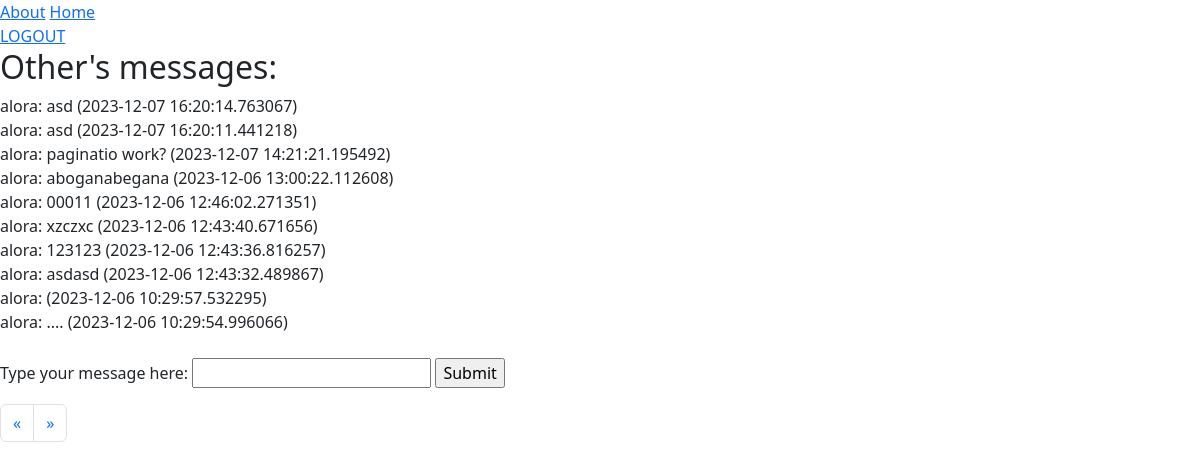
The page /messages/page/1 (signed in) on the database its author committed.
### database_runner.py (models this page shows, shortened)
class Messages(Base):
    __tablename__ = 'messages'
    id = Column('id', Integer, primary_key=True)
    user_id = Column('user_id', ForeignKey('users.id'))
    body = Column('messages', String)
    created_at = Column('date', DateTime(timezone=True))
    def __repr__(self):
        return f'{db.query(Users).filter_by(id=self.user_id)[0].get_name()}: {self.body} ({self.created_at})'

class Users(Base):
    __tablename__ = 'users'
    id = Column(Integer, primary_key=True)
    name = Column('name/login', String)
    def get_name(self):
        return self.name

### app.py (the view, shortened to what this page needs)
@app.route('/messages/page/<int:page_num>', methods=['GET', 'POST'])
def messages_pagination(page_num):
    if 'login' in session:
        login = session['login']
        session.permanent = True
        all_msg_count = db.query(Messages).count()
        messages_per_page = 10  # сколько сообщений на одной странице
        max_pages_count = all_msg_count // messages_per_page
        if all_msg_count % messages_per_page != 0:
            max_pages_count += 1
        if page_num > max_pages_count: #обработка случая, когда пользователь вводит в адерсную строку страницу,
            return redirect(url_for('messages_pagination', page_num=max_pages_count))
        if page_num < 1: #обработка случая "0" в адресной строке
            return redirect(url_for('messages_pagination', page_num=1))
        all_msg = db.query(Messages).all()[::-1]
        msg_left = messages_per_page - (all_msg_count % messages_per_page)
        if page_num == max_pages_count: # берем массив сообщений нужного диапазона
            all_messages = all_msg[
                           page_num * messages_per_page - messages_per_page: page_num * messages_per_page - msg_left]
        else:
            all_messages = all_msg[page_num * messages_per_page - messages_per_page: page_num * messages_per_page]
        url = '/messages/page/'
        if page_num == 1:  # создание ссылки на страницу назад
            previuos = url + str(1)
        else:
            previuos = url + str(page_num - 1)
        if page_num == max_pages_count:  # создание ссылки на страницу вперед
            next = url + str(max_pages_count)
        else:
            next = url + str(page_num + 1)
        message = ''
        return render_template('messages.html', all_messages=all_messages,
                               previuos=previuos,
                               next=next,
                               page_num=page_num)
    else:
        return redirect(url_for('login'))

### templates/messages.html (shortened to what this page needs)
{% extends 'base.html' %}
{% block welcome %}
<a href="/logout">LOGOUT</a>
{% endblock %}
{% block content%}
<h2>Other's messages:</h2>
{% if all_messages %}
    {% for message in all_messages %}
        {{ message }}<br>
    {% endfor %}
{% else %}
Here's nothing yet...
{% endif %}
<br>
<form action="" method="POST">
    <p>
        <label for="message">Type your message here:</label>
        <input type="text" name="message">
        <a href="messages"><input type="submit" name="send_message"></a>
    </p>
</form>
<nav aria-label="Page navigation example">
  <ul class="pagination">
    <li class="page-item">
      <a class="page-link" href={{ previuos }} aria-label="Previous">
        <span aria-hidden="true">&laquo;</span>
      </a>
    </li>
    <li class="page-item">
      <a class="page-link" href={{ next }} aria-label="Next">
        <span aria-hidden="true">&raquo;</span>
      </a>
    </li>
  </ul>
</nav>
{% endblock %}

### rows shown on the page
Messages: user+messages+date "alora: asd (2023-12-07 16:20:14.763067)"
Messages: user+messages+date "alora: asd (2023-12-07 16:20:11.441218)"
Messages: user+messages+date "alora: paginatio work? (2023-12-07 14:21:21.195492)"
Messages: user+messages+date "alora: aboganabegana (2023-12-06 13:00:22.112608)"
Messages: user+messages+date "alora: 00011 (2023-12-06 12:46:02.271351)"
Messages: user+messages+date "alora: xzczxc (2023-12-06 12:43:40.671656)"
Messages: user+messages+date "alora: 123123 (2023-12-06 12:43:36.816257)"
Messages: user+messages+date "alora: asdasd (2023-12-06 12:43:32.489867)"
Messages: user+messages+date "alora: (2023-12-06 10:29:57.532295)"
Messages: user+messages+date "alora: .... (2023-12-06 10:29:54.996066)"
